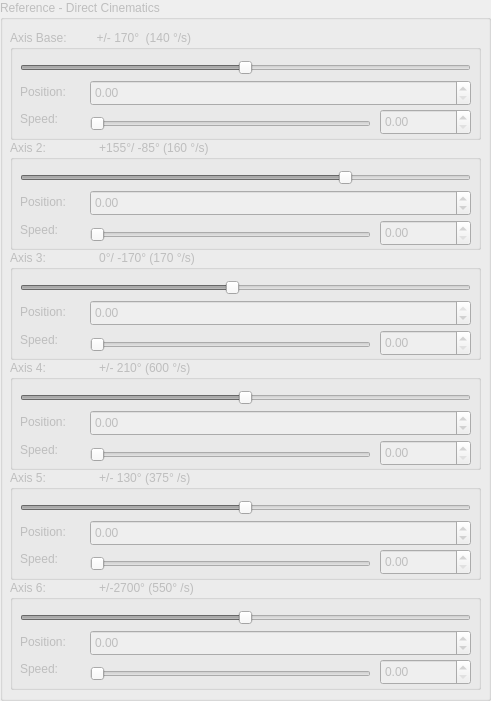
   <widget class="QGroupBox" name="reference">
    <property name="enabled">
     <bool>false</bool>
    </property>
    <property name="geometry">
     <rect>
      <x>10</x>
      <y>10</y>
      <width>491</width>
      <height>701</height>
     </rect>
    </property>
    <property name="title">
     <string>Reference - Direct Cinematics</string>
    </property>
    <widget class="QGroupBox" name="RA6">
     <property name="geometry">
      <rect>
       <x>10</x>
       <y>580</y>
       <width>471</width>
       <height>110</height>
      </rect>
     </property>
     <property name="title">
      <string>Axis 6:                +/-2700° (550° /s)       </string>
     </property>
     <widget class="QSlider" name="EJ6S">
      <property name="geometry">
       <rect>
        <x>10</x>
        <y>30</y>
        <width>451</width>
        <height>16</height>
       </rect>
      </property>
      <property name="minimum">
       <number>-270000</number>
      </property>
      <property name="maximum">
       <number>270000</number>
      </property>
      <property name="sliderPosition">
       <number>0</number>
      </property>
      <property name="orientation">
       <enum>Qt::Horizontal</enum>
      </property>
     </widget>
     <widget class="QLabel" name="label_12">
      <property name="geometry">
       <rect>
        <x>10</x>
        <y>53</y>
        <width>67</width>
        <height>17</height>
       </rect>
      </property>
      <property name="text">
       <string>Position:</string>
      </property>
     </widget>
     <widget class="QLabel" name="label_13">
      <property name="geometry">
       <rect>
        <x>10</x>
        <y>80</y>
        <width>91</width>
        <height>17</height>
       </rect>
      </property>
      <property name="text">
       <string>Speed:</string>
      </property>
     </widget>
     <widget class="QSlider" name="horizontalSlider_6">
      <property name="geometry">
       <rect>
        <x>80</x>
        <y>84</y>
        <width>281</width>
        <height>20</height>
       </rect>
      </property>
      <property name="orientation">
       <enum>Qt::Horizontal</enum>
      </property>
     </widget>
     <widget class="QDoubleSpinBox" name="doubleSpinBox_6">
      <property name="geometry">
       <rect>
        <x>370</x>
        <y>79</y>
        <width>91</width>
        <height>26</height>
       </rect>
      </property>
     </widget>
     <widget class="QDoubleSpinBox" name="doubleSpinBox_24">
      <property name="geometry">
       <rect>
        <x>80</x>
        <y>50</y>
        <width>381</width>
        <height>26</height>
       </rect>
      </property>
      <property name="minimum">
       <double>-2700.000000000000000</double>
      </property>
      <property name="maximum">
       <double>2700.000000000000000</double>
      </property>
     </widget>
    </widget>
    <widget class="QGroupBox" name="RA4">
     <property name="geometry">
      <rect>
       <x>10</x>
       <y>360</y>
       <width>471</width>
       <height>110</height>
      </rect>
     </property>
     <property name="title">
      <string>Axis 4:                +/- 210° (600 °/s)       </string>
     </property>
     <widget class="QSlider" name="EJ4S">
      <property name="geometry">
       <rect>
        <x>10</x>
        <y>30</y>
        <width>451</width>
        <height>16</height>
       </rect>
      </property>
      <property name="minimum">
       <number>-21000</number>
      </property>
      <property name="maximum">
       <number>21000</number>
      </property>
      <property name="sliderPosition">
       <number>0</number>
      </property>
      <property name="orientation">
       <enum>Qt::Horizontal</enum>
      </property>
     </widget>
     <widget class="QLabel" name="label_8">
      <property name="geometry">
       <rect>
        <x>10</x>
        <y>53</y>
        <width>67</width>
        <height>17</height>
       </rect>
      </property>
      <property name="text">
       <string>Position:</string>
      </property>
     </widget>
     <widget class="QLabel" name="label_9">
      <property name="geometry">
       <rect>
        <x>10</x>
        <y>81</y>
        <width>91</width>
        <height>17</height>
       </rect>
      </property>
      <property name="text">
       <string>Speed:</string>
      </property>
     </widget>
     <widget class="QSlider" name="horizontalSlider_4">
      <property name="geometry">
       <rect>
        <x>80</x>
        <y>85</y>
        <width>281</width>
        <height>20</height>
       </rect>
      </property>
      <property name="orientation">
       <enum>Qt::Horizontal</enum>
      </property>
     </widget>
     <widget class="QDoubleSpinBox" name="doubleSpinBox_4">
      <property name="geometry">
       <rect>
        <x>370</x>
        <y>80</y>
        <width>91</width>
        <height>26</height>
       </rect>
      </property>
     </widget>
     <widget class="QDoubleSpinBox" name="doubleSpinBox_21">
      <property name="geometry">
       <rect>
        <x>80</x>
        <y>50</y>
        <width>381</width>
        <height>26</height>
       </rect>
      </property>
      <property name="minimum">
       <double>-210.000000000000000</double>
      </property>
      <property name="maximum">
       <double>210.000000000000000</double>
      </property>
     </widget>
    </widget>
    <widget class="QGroupBox" name="RA2">
     <property name="geometry">
      <rect>
       <x>10</x>
       <y>140</y>
       <width>471</width>
       <height>110</height>
      </rect>
     </property>
     <property name="title">
      <string>Axis 2:                +155°/ -85° (160 °/s)      </string>
     </property>
     <widget class="QSlider" name="EJ2S">
      <property name="geometry">
       <rect>
        <x>10</x>
        <y>30</y>
        <width>451</width>
        <height>16</height>
       </rect>
      </property>
      <property name="minimum">
       <number>-8500</number>
      </property>
      <property name="maximum">
       <number>15500</number>
      </property>
      <property name="sliderPosition">
       <number>9000</number>
      </property>
      <property name="orientation">
       <enum>Qt::Horizontal</enum>
      </property>
     </widget>
     <widget class="QLabel" name="label_4">
      <property name="geometry">
       <rect>
        <x>10</x>
        <y>53</y>
        <width>67</width>
        <height>17</height>
       </rect>
      </property>
      <property name="text">
       <string>Position:</string>
      </property>
     </widget>
     <widget class="QLabel" name="label_5">
      <property name="geometry">
       <rect>
        <x>10</x>
        <y>81</y>
        <width>91</width>
        <height>17</height>
       </rect>
      </property>
      <property name="text">
       <string>Speed:</string>
      </property>
     </widget>
     <widget class="QSlider" name="horizontalSlider_2">
      <property name="geometry">
       <rect>
        <x>80</x>
        <y>85</y>
        <width>281</width>
        <height>20</height>
       </rect>
      </property>
      <property name="orientation">
       <enum>Qt::Horizontal</enum>
      </property>
     </widget>
     <widget class="QDoubleSpinBox" name="doubleSpinBox_2">
      <property name="geometry">
       <rect>
        <x>370</x>
        <y>80</y>
        <width>91</width>
        <height>26</height>
       </rect>
      </property>
     </widget>
     <widget class="QDoubleSpinBox" name="doubleSpinBox_20">
      <property name="geometry">
       <rect>
        <x>80</x>
        <y>50</y>
        <width>381</width>
        <height>26</height>
       </rect>
      </property>
      <property name="minimum">
       <double>-85.000000000000000</double>
      </property>
      <property name="maximum">
       <double>155.000000000000000</double>
      </property>
     </widget>
    </widget>
    <widget class="QGroupBox" name="RA1">
     <property name="geometry">
      <rect>
       <x>10</x>
       <y>30</y>
       <width>471</width>
       <height>110</height>
      </rect>
     </property>
     <property name="title">
      <string>Axis Base:         +/- 170°  (140 °/s)   </string>
     </property>
     <widget class="QSlider" name="EJ1S">
      <property name="geometry">
       <rect>
        <x>10</x>
        <y>30</y>
        <width>451</width>
        <height>16</height>
       </rect>
      </property>
      <property name="minimum">
       <number>-17000</number>
      </property>
      <property name="maximum">
       <number>17000</number>
      </property>
      <property name="singleStep">
       <number>1</number>
      </property>
      <property name="pageStep">
       <number>1</number>
      </property>
      <property name="sliderPosition">
       <number>0</number>
      </property>
      <property name="orientation">
       <enum>Qt::Horizontal</enum>
      </property>
      <property name="invertedAppearance">
       <bool>false</bool>
      </property>
     </widget>
     <widget class="QLabel" name="label_2">
      <property name="geometry">
       <rect>
        <x>10</x>
        <y>53</y>
        <width>67</width>
        <height>17</height>
       </rect>
      </property>
      <property name="text">
       <string>Position:</string>
      </property>
     </widget>
     <widget class="QLabel" name="label_3">
      <property name="geometry">
       <rect>
        <x>10</x>
        <y>80</y>
        <width>91</width>
        <height>17</height>
       </rect>
      </property>
      <property name="text">
       <string>Speed:</string>
      </property>
     </widget>
     <widget class="QDoubleSpinBox" name="doubleSpinBox">
      <property name="geometry">
       <rect>
        <x>370</x>
        <y>79</y>
        <width>91</width>
        <height>26</height>
       </rect>
      </property>
     </widget>
     <widget class="QSlider" name="horizontalSlider">
      <property name="geometry">
       <rect>
        <x>80</x>
        <y>84</y>
        <width>281</width>
        <height>20</height>
       </rect>
      </property>
      <property name="orientation">
       <enum>Qt::Horizontal</enum>
      </property>
     </widget>
     <widget class="QDoubleSpinBox" name="doubleSpinBox_19">
      <property name="geometry">
       <rect>
        <x>80</x>
        <y>50</y>
        <width>381</width>
        <height>26</height>
       </rect>
      </property>
      <property name="decimals">
       <number>2</number>
      </property>
      <property name="maximum">
       <double>170.000000000000000</double>
      </property>
     </widget>
    </widget>
    <widget class="QGroupBox" name="RA3">
     <property name="geometry">
      <rect>
       <x>10</x>
       <y>250</y>
       <width>471</width>
       <height>110</height>
      </rect>
     </property>
     <property name="title">
      <string>Axis 3:                0°/ -170° (170 °/s)         </string>
     </property>
     <widget class="QSlider" name="EJ3S">
      <property name="geometry">
       <rect>
        <x>10</x>
        <y>30</y>
        <width>451</width>
        <height>16</height>
       </rect>
      </property>
      <property name="minimum">
       <number>-17000</number>
      </property>
      <property name="maximum">
       <number>0</number>
      </property>
      <property name="sliderPosition">
       <number>-9000</number>
      </property>
      <property name="orientation">
       <enum>Qt::Horizontal</enum>
      </property>
     </widget>
     <widget class="QLabel" name="label_6">
      <property name="geometry">
       <rect>
        <x>10</x>
        <y>53</y>
        <width>67</width>
        <height>17</height>
       </rect>
      </property>
      <property name="text">
       <string>Position:</string>
      </property>
     </widget>
     <widget class="QLabel" name="label_7">
      <property name="geometry">
       <rect>
        <x>10</x>
        <y>81</y>
        <width>91</width>
        <height>17</height>
       </rect>
      </property>
      <property name="text">
       <string>Speed:</string>
      </property>
     </widget>
     <widget class="QSlider" name="horizontalSlider_3">
      <property name="geometry">
       <rect>
        <x>80</x>
        <y>85</y>
        <width>281</width>
        <height>20</height>
       </rect>
      </property>
      <property name="orientation">
       <enum>Qt::Horizontal</enum>
      </property>
     </widget>
     <widget class="QDoubleSpinBox" name="doubleSpinBox_3">
      <property name="geometry">
       <rect>
        <x>370</x>
        <y>80</y>
        <width>91</width>
        <height>26</height>
       </rect>
      </property>
     </widget>
     <widget class="QDoubleSpinBox" name="doubleSpinBox_22">
      <property name="geometry">
       <rect>
        <x>80</x>
        <y>50</y>
        <width>381</width>
        <height>26</height>
       </rect>
      </property>
      <property name="minimum">
       <double>-170.000000000000000</double>
      </property>
      <property name="maximum">
       <double>0.000000000000000</double>
      </property>
     </widget>
    </widget>
    <widget class="QGroupBox" name="RA5">
     <property name="geometry">
      <rect>
       <x>10</x>
       <y>470</y>
       <width>471</width>
       <height>110</height>
      </rect>
     </property>
     <property name="title">
      <string>Axis 5:                +/- 130° (375° /s)       </string>
     </property>
     <widget class="QSlider" name="EJ5S">
      <property name="geometry">
       <rect>
        <x>10</x>
        <y>30</y>
        <width>451</width>
        <height>16</height>
       </rect>
      </property>
      <property name="minimum">
       <number>-13000</number>
      </property>
      <property name="maximum">
       <number>13000</number>
      </property>
      <property name="sliderPosition">
       <number>0</number>
      </property>
      <property name="orientation">
       <enum>Qt::Horizontal</enum>
      </property>
     </widget>
     <widget class="QLabel" name="label_10">
      <property name="geometry">
       <rect>
        <x>10</x>
        <y>53</y>
        <width>67</width>
        <height>17</height>
       </rect>
      </property>
      <property name="text">
       <string>Position:</string>
      </property>
     </widget>
     <widget class="QLabel" name="label_11">
      <property name="geometry">
       <rect>
        <x>10</x>
        <y>80</y>
        <width>91</width>
        <height>17</height>
       </rect>
      </property>
      <property name="text">
       <string>Speed:</string>
      </property>
     </widget>
     <widget class="QSlider" name="horizontalSlider_5">
      <property name="geometry">
       <rect>
        <x>80</x>
        <y>84</y>
        <width>281</width>
        <height>20</height>
       </rect>
      </property>
      <property name="orientation">
       <enum>Qt::Horizontal</enum>
      </property>
     </widget>
     <widget class="QDoubleSpinBox" name="doubleSpinBox_5">
      <property name="geometry">
       <rect>
        <x>370</x>
        <y>79</y>
        <width>91</width>
        <height>26</height>
       </rect>
      </property>
     </widget>
     <widget class="QDoubleSpinBox" name="doubleSpinBox_23">
      <property name="geometry">
       <rect>
        <x>80</x>
        <y>50</y>
        <width>381</width>
        <height>26</height>
       </rect>
      </property>
      <property name="minimum">
       <double>-130.000000000000000</double>
      </property>
      <property name="maximum">
       <double>130.000000000000000</double>
      </property>
     </widget>
    </widget>
   </widget>
